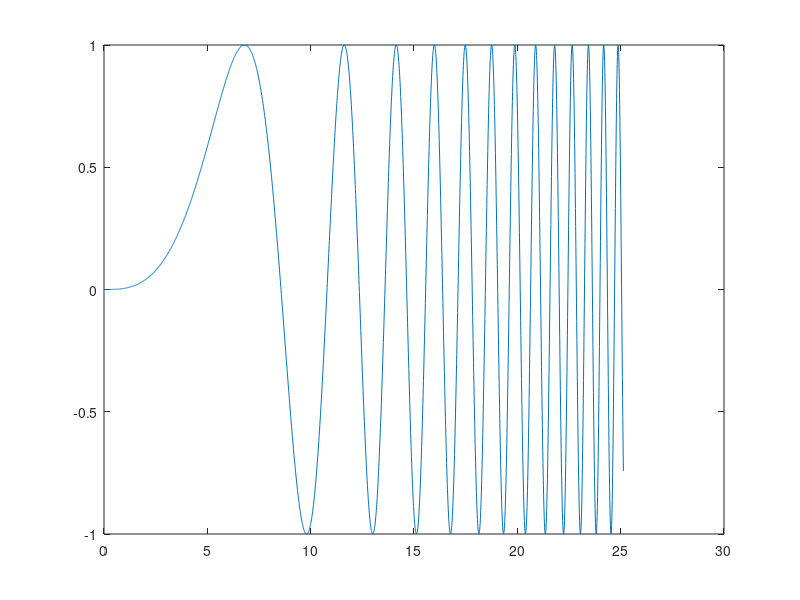

This chart was generated by the following MATLAB code:
clear all;
close all;
clc;
fp=100;   
Td=8*pi;
n=Td/(1/fp)
t=linspace(0,Td,n);
w0=0;
dw=Td/n;
k=dw*t;
%dfi/dt=w0*k.*t
fi=w0*t+(1/2)*k.*t.^2;
fi0=0;
x=sin(fi+fi0);
figure 
plot(t,x); 
